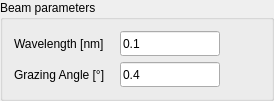
                <widget class="QGroupBox" name="beamParametersBox">
                 <property name="sizePolicy">
                  <sizepolicy hsizetype="Preferred" vsizetype="Preferred">
                   <horstretch>0</horstretch>
                   <verstretch>0</verstretch>
                  </sizepolicy>
                 </property>
                 <property name="maximumSize">
                  <size>
                   <width>16777215</width>
                   <height>100</height>
                  </size>
                 </property>
                 <property name="styleSheet">
                  <string notr="true">QGroupBox {
    font: bold 10pt &quot;Microsoft YaHei&quot;;
}</string>
                 </property>
                 <property name="title">
                  <string>Beam parameters</string>
                 </property>
                 <layout class="QGridLayout" name="gridLayout">
                  <item row="0" column="4">
                   <spacer name="horizontalSpacer">
                    <property name="orientation">
                     <enum>Qt::Horizontal</enum>
                    </property>
                    <property name="sizeHint" stdset="0">
                     <size>
                      <width>40</width>
                      <height>20</height>
                     </size>
                    </property>
                   </spacer>
                  </item>
                  <item row="1" column="1">
                   <widget class="QLabel" name="angleLable">
                    <property name="sizePolicy">
                     <sizepolicy hsizetype="Fixed" vsizetype="Fixed">
                      <horstretch>0</horstretch>
                      <verstretch>0</verstretch>
                     </sizepolicy>
                    </property>
                    <property name="minimumSize">
                     <size>
                      <width>100</width>
                      <height>25</height>
                     </size>
                    </property>
                    <property name="text">
                     <string>Grazing Angle [°]</string>
                    </property>
                   </widget>
                  </item>
                  <item row="0" column="1">
                   <widget class="QLabel" name="wavelengthLable">
                    <property name="sizePolicy">
                     <sizepolicy hsizetype="Fixed" vsizetype="Fixed">
                      <horstretch>0</horstretch>
                      <verstretch>0</verstretch>
                     </sizepolicy>
                    </property>
                    <property name="minimumSize">
                     <size>
                      <width>100</width>
                      <height>25</height>
                     </size>
                    </property>
                    <property name="text">
                     <string>Wavelength [nm]</string>
                    </property>
                   </widget>
                  </item>
                  <item row="0" column="2">
                   <widget class="QLineEdit" name="wavelengthValue">
                    <property name="minimumSize">
                     <size>
                      <width>100</width>
                      <height>20</height>
                     </size>
                    </property>
                    <property name="maximumSize">
                     <size>
                      <width>100</width>
                      <height>25</height>
                     </size>
                    </property>
                    <property name="text">
                     <string>0.1</string>
                    </property>
                   </widget>
                  </item>
                  <item row="1" column="2">
                   <widget class="QLineEdit" name="angleValue">
                    <property name="minimumSize">
                     <size>
                      <width>100</width>
                      <height>20</height>
                     </size>
                    </property>
                    <property name="maximumSize">
                     <size>
                      <width>100</width>
                      <height>25</height>
                     </size>
                    </property>
                    <property name="text">
                     <string>0.4</string>
                    </property>
                   </widget>
                  </item>
                 </layout>
                </widget>
